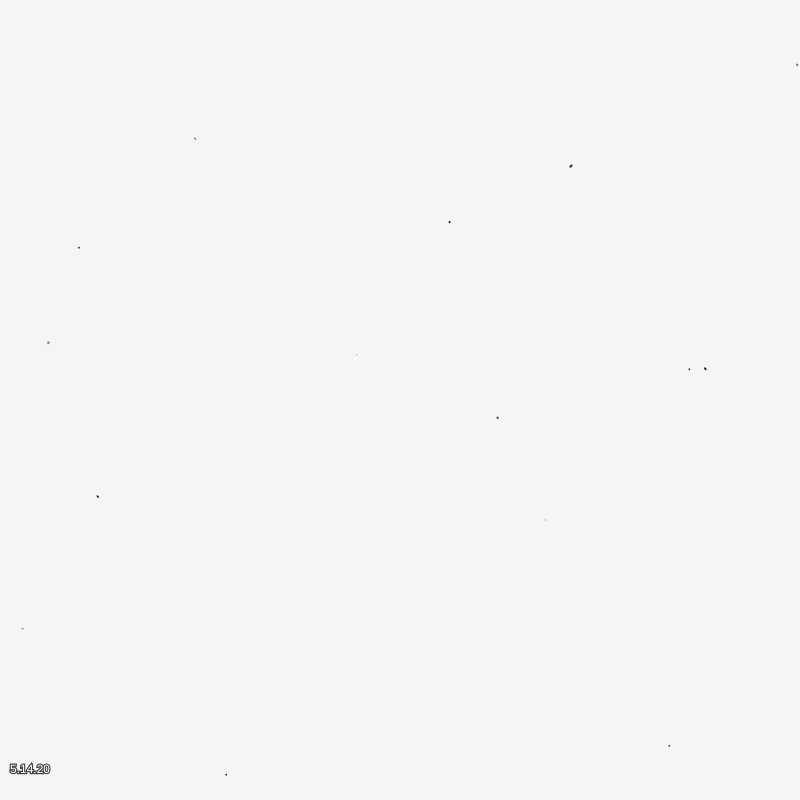
Frame 1 (no input)
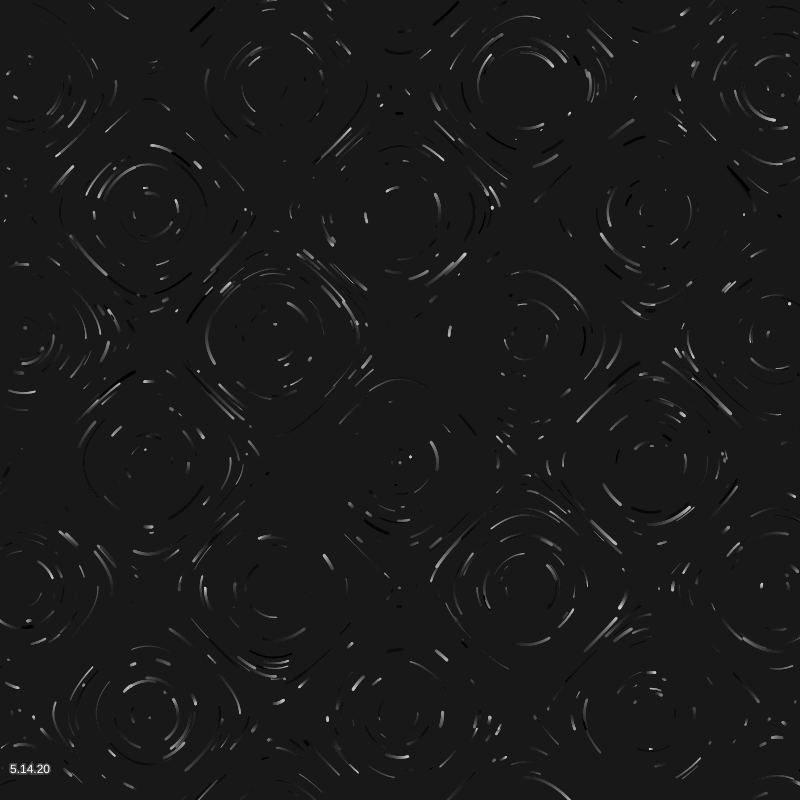
Frame 60 (no input)
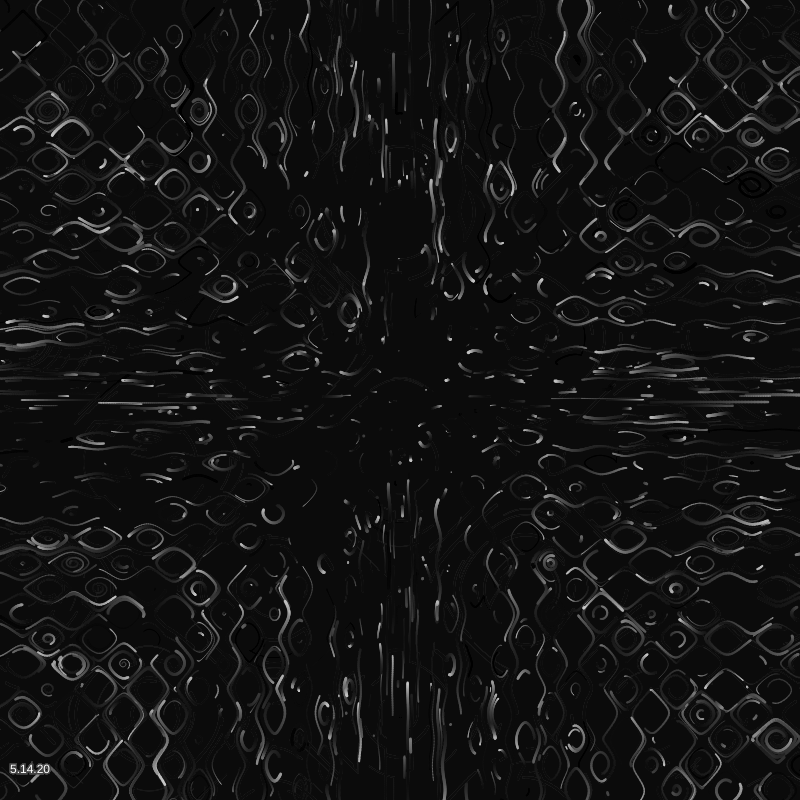
Frame 120 (the mouse pressed at the canvas centre since frame 60)

The p5.js sketch that drew these frames (run headless with seeded random() and noise() and a simulated clock; from frame 60 on, the mouse is pressed at the canvas centre):

// p5.js sketch
// ── sketch.js
/******************

Forked from
Code by Vamoss
Original code link:
https://www.openprocessing.org/sketch/751983

Mod by Nina Lutz 2020

Author links:
http://vamoss.com.br
http://twitter.com/vamoss
http://github.com/vamoss
******************/

//Inspired by Felix Auer
//http://www.felixauer.com/javascript/difeqrk.html

var blobs = [];
var colors;
let variation = 0;
let xScale, yScale, centerX, centerY;

//auto change
let changeDuration = 1000;
let lastChange = 0;

function setup() {
  createCanvas(800, 800)
  textAlign(CENTER, CENTER);
  
  xScale = width/20;
  yScale = height/20*(width/height);
  
  centerX = width/2;
  centerY = height/2;
  
  //colors = [color("#581845"), color("#900C3F"), color("#C70039"), color("#FF5733"), color("#FFC30F")];
}

function draw() {


    for(let i = 0; i < 15; i++){
      let x = random(0, width);
      let y = random(0, height);
      var blob = {
        x : getXPos(x),
        y : getYPos(y),
        size : random(0.5, 3),
        lastX : x,
        lastY : y,
        color : color(random(200)),
        direction : random(0.1, 1) * (random() > 0.5 ? 1 : -1)
      };
      blobs.push(blob);
    }
  
  
  var length = blobs.length;
  if(length == 0){
    background(0);
    noStroke();
    fill(255);
    textSize(40);
    text("Press to emmit particles", centerX, centerY);
    return;
  }
  
  noStroke();
  fill(0, 10)
  rect(0, 0, width, height);
  
  //auto change
  let time = millis();
  if(time - lastChange > changeDuration) {
    lastChange = time;
    variation++;
    if(variation>11) variation = 0;
  }

  var stepsize = deltaTime*0.002;
  for(var i = length-1; i >= 0; i--){
    let blob = blobs[i];

    var x = getSlopeX(blob.x, blob.y);
    var y = getSlopeY(blob.x, blob.y);
    blob.x += blob.direction * x * stepsize;
    blob.y += blob.direction * y * stepsize;
    
    x = getXPrint(blob.x);
    y = getYPrint(blob.y);
    stroke(blob.color);
    strokeWeight(blob.size);
    line(x, y, blob.lastX, blob.lastY);
    blob.lastX = x;
    blob.lastY = y;
    
    const border = 200;
    if(x < -border || y < -border || x > width+border || y > height+border){
      blobs.splice(i,1);
    }
  }
  fill(255);
  text("5.14.20", 30, height - 30);
}

function getSlopeY(x, y){
  switch(variation){
    case 0:return Math.sin(x);
    case 1:return Math.sin(x*5)*y*0.3;
    case 2:return Math.cos(x*y);
    case 3:return Math.sin(x)*Math.cos(y);
    case 4:return Math.cos(x)*y*y;
    case 5:return Math.log(Math.abs(x))*Math.log(Math.abs(y));
    case 6:return Math.tan(x)*Math.cos(y);
    case 7:return -Math.sin(x*0.1)*3;//orbit
    case 8:return (x-x*x*x)*0.01;//two orbits
    case 9:return -Math.sin(x);
    case 10:return -y-Math.sin(1.5*x) + 0.7;
    case 11:return Math.sin(x)*Math.cos(y);
  }
}
  
function getSlopeX(x,y){
  switch(variation){
    case 0:return Math.cos(y);
    case 1:return Math.cos(y*5)*x*0.3;
    case 2: 
    case 3: 
    case 4: 
    case 5: 
    case 6:return 1;
    case 7:return Math.sin(y*0.1)*3;//orbit
    case 8:return y/3;//two orbits
    case 9:return -y;   
    case 10:return -1.5*y;
    case 11:return Math.sin(y)*Math.cos(x);
  }
}

function getXPos(x){
  return (x-centerX)/xScale;
}
function getYPos(y){
  return (y-centerY)/yScale;
}

function getXPrint(x){
  return xScale*x+centerX;
}
function getYPrint(y){
  return yScale*y+centerY;
}
